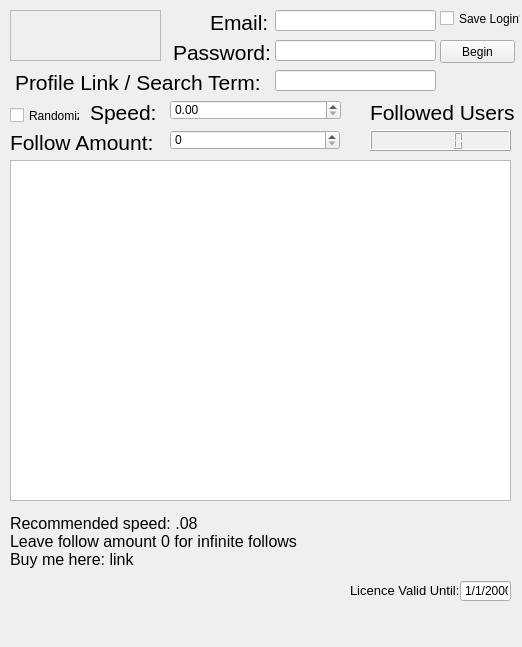
<?xml version="1.0" encoding="UTF-8"?>
<ui version="4.0">
 <class>MainWindow</class>
 <widget class="QMainWindow" name="MainWindow">
  <property name="geometry">
   <rect>
    <x>0</x>
    <y>0</y>
    <width>522</width>
    <height>647</height>
   </rect>
  </property>
  <property name="windowTitle">
   <string>MainWindow</string>
  </property>
  <widget class="QWidget" name="centralwidget">
   <widget class="QLineEdit" name="lineEdit_email">
    <property name="geometry">
     <rect>
      <x>275</x>
      <y>10</y>
      <width>161</width>
      <height>21</height>
     </rect>
    </property>
   </widget>
   <widget class="QPushButton" name="pushButton_startstop">
    <property name="geometry">
     <rect>
      <x>440</x>
      <y>40</y>
      <width>75</width>
      <height>23</height>
     </rect>
    </property>
    <property name="text">
     <string>Begin</string>
    </property>
   </widget>
   <widget class="QLabel" name="label_email">
    <property name="geometry">
     <rect>
      <x>210</x>
      <y>10</y>
      <width>71</width>
      <height>25</height>
     </rect>
    </property>
    <property name="font">
     <font>
      <pointsize>16</pointsize>
     </font>
    </property>
    <property name="text">
     <string>Email:</string>
    </property>
   </widget>
   <widget class="QLineEdit" name="lineEdit_password">
    <property name="geometry">
     <rect>
      <x>275</x>
      <y>40</y>
      <width>161</width>
      <height>21</height>
     </rect>
    </property>
   </widget>
   <widget class="QLabel" name="label_password">
    <property name="geometry">
     <rect>
      <x>173</x>
      <y>40</y>
      <width>101</width>
      <height>25</height>
     </rect>
    </property>
    <property name="font">
     <font>
      <pointsize>16</pointsize>
     </font>
    </property>
    <property name="text">
     <string>Password:</string>
    </property>
   </widget>
   <widget class="QCheckBox" name="checkBox_savelogin">
    <property name="geometry">
     <rect>
      <x>440</x>
      <y>10</y>
      <width>81</width>
      <height>17</height>
     </rect>
    </property>
    <property name="text">
     <string>Save Login?</string>
    </property>
   </widget>
   <widget class="QDoubleSpinBox" name="doubleSpinBox_speed">
    <property name="geometry">
     <rect>
      <x>170</x>
      <y>100</y>
      <width>171</width>
      <height>20</height>
     </rect>
    </property>
   </widget>
   <widget class="QSpinBox" name="spinBox_followamount">
    <property name="geometry">
     <rect>
      <x>170</x>
      <y>130</y>
      <width>170</width>
      <height>20</height>
     </rect>
    </property>
   </widget>
   <widget class="QLabel" name="label_followedusers">
    <property name="geometry">
     <rect>
      <x>90</x>
      <y>100</y>
      <width>71</width>
      <height>25</height>
     </rect>
    </property>
    <property name="font">
     <font>
      <pointsize>16</pointsize>
     </font>
    </property>
    <property name="text">
     <string>Speed:</string>
    </property>
   </widget>
   <widget class="QLabel" name="label_followedusers_2">
    <property name="geometry">
     <rect>
      <x>10</x>
      <y>130</y>
      <width>221</width>
      <height>25</height>
     </rect>
    </property>
    <property name="font">
     <font>
      <pointsize>16</pointsize>
     </font>
    </property>
    <property name="text">
     <string>Follow Amount:</string>
    </property>
   </widget>
   <widget class="QLabel" name="label_followedusers_3">
    <property name="geometry">
     <rect>
      <x>370</x>
      <y>100</y>
      <width>151</width>
      <height>25</height>
     </rect>
    </property>
    <property name="font">
     <font>
      <pointsize>16</pointsize>
     </font>
    </property>
    <property name="text">
     <string>Followed Users</string>
    </property>
   </widget>
   <widget class="QLCDNumber" name="lcdNumber_followed">
    <property name="geometry">
     <rect>
      <x>370</x>
      <y>130</y>
      <width>141</width>
      <height>21</height>
     </rect>
    </property>
   </widget>
   <widget class="QListView" name="listView_followed">
    <property name="geometry">
     <rect>
      <x>10</x>
      <y>160</y>
      <width>501</width>
      <height>341</height>
     </rect>
    </property>
   </widget>
   <widget class="QLabel" name="label_description">
    <property name="geometry">
     <rect>
      <x>10</x>
      <y>514</y>
      <width>501</width>
      <height>121</height>
     </rect>
    </property>
    <property name="font">
     <font>
      <pointsize>12</pointsize>
     </font>
    </property>
    <property name="text">
     <string>Recommended speed: .08
Leave follow amount 0 for infinite follows
Buy me here: link</string>
    </property>
    <property name="alignment">
     <set>Qt::AlignLeading|Qt::AlignLeft|Qt::AlignTop</set>
    </property>
   </widget>
   <widget class="QLabel" name="label_licence">
    <property name="geometry">
     <rect>
      <x>350</x>
      <y>580</y>
      <width>121</width>
      <height>21</height>
     </rect>
    </property>
    <property name="font">
     <font>
      <pointsize>10</pointsize>
     </font>
    </property>
    <property name="text">
     <string>Licence Valid Until:</string>
    </property>
   </widget>
   <widget class="QDateTimeEdit" name="dateTimeEdit_expiration">
    <property name="geometry">
     <rect>
      <x>460</x>
      <y>580</y>
      <width>51</width>
      <height>22</height>
     </rect>
    </property>
    <property name="readOnly">
     <bool>true</bool>
    </property>
    <property name="buttonSymbols">
     <enum>QAbstractSpinBox::NoButtons</enum>
    </property>
    <property name="displayFormat">
     <string>M/d/yyyy</string>
    </property>
   </widget>
   <widget class="QCheckBox" name="checkBox_randomizespeed">
    <property name="geometry">
     <rect>
      <x>10</x>
      <y>100</y>
      <width>70</width>
      <height>31</height>
     </rect>
    </property>
    <property name="text">
     <string>Randomize</string>
    </property>
   </widget>
   <widget class="QLabel" name="label_searchterm_5">
    <property name="geometry">
     <rect>
      <x>15</x>
      <y>70</y>
      <width>251</width>
      <height>25</height>
     </rect>
    </property>
    <property name="font">
     <font>
      <pointsize>16</pointsize>
     </font>
    </property>
    <property name="styleSheet">
     <string notr="true"/>
    </property>
    <property name="text">
     <string>Profile Link / Search Term:</string>
    </property>
   </widget>
   <widget class="QLineEdit" name="lineEdit_searchterm_3">
    <property name="geometry">
     <rect>
      <x>275</x>
      <y>70</y>
      <width>161</width>
      <height>21</height>
     </rect>
    </property>
   </widget>
   <widget class="QFrame" name="frame_logo">
    <property name="geometry">
     <rect>
      <x>10</x>
      <y>10</y>
      <width>151</width>
      <height>51</height>
     </rect>
    </property>
    <property name="frameShape">
     <enum>QFrame::StyledPanel</enum>
    </property>
    <property name="frameShadow">
     <enum>QFrame::Raised</enum>
    </property>
   </widget>
  </widget>
 </widget>
 <resources/>
 <connections/>
</ui>
